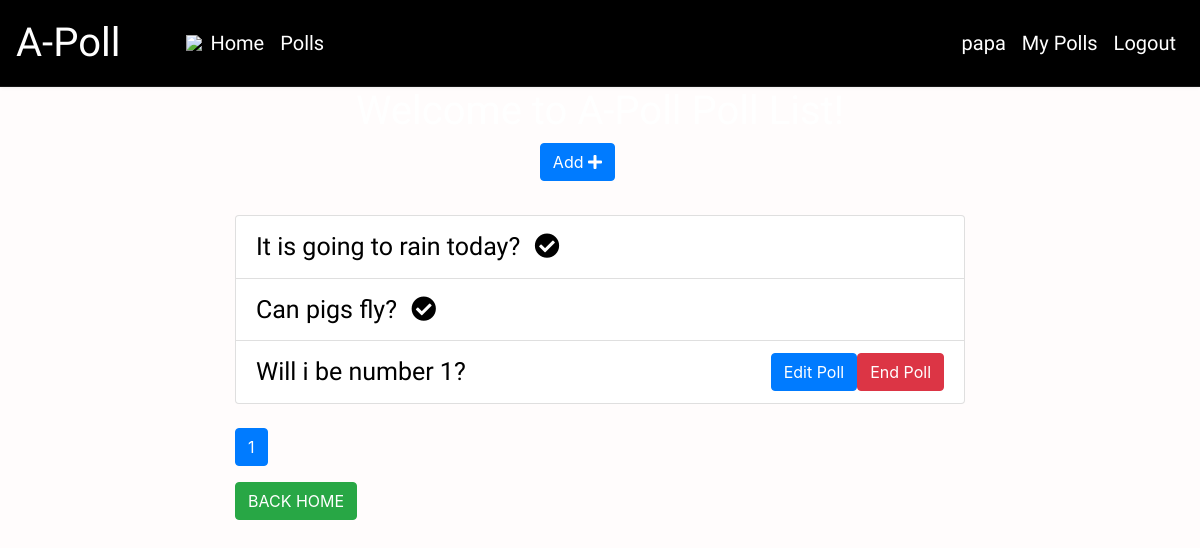
Page /list/ (signed in) on the earlier database version.
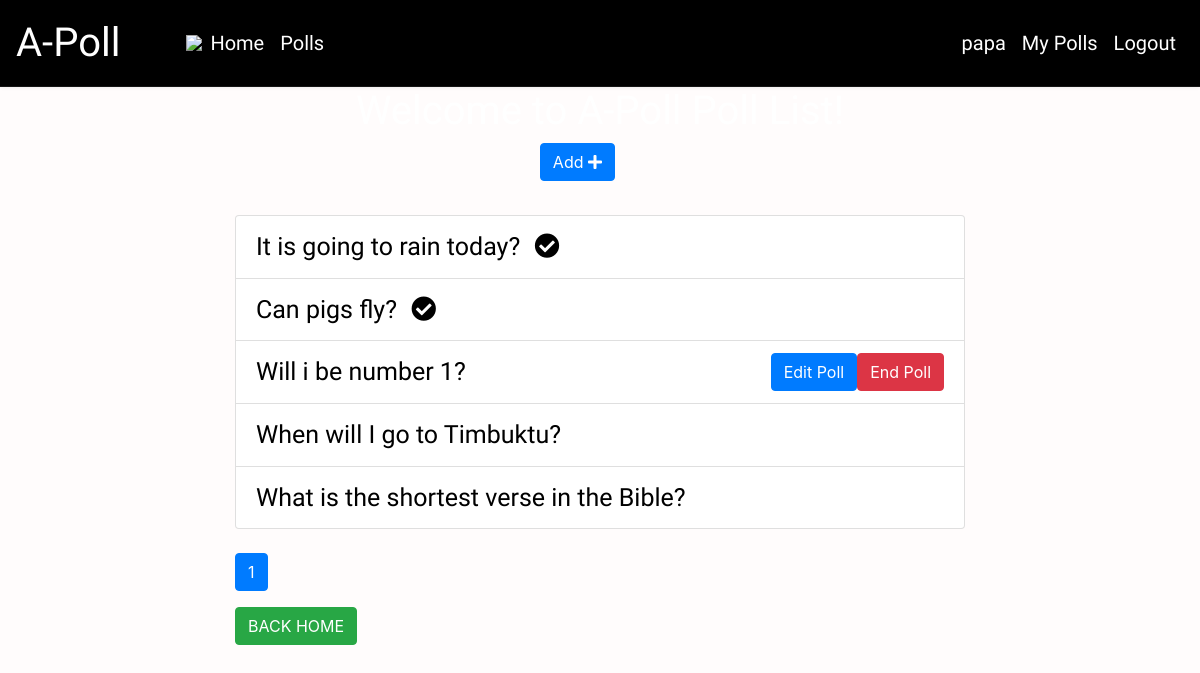
Same page on the later database version.
### online/models.py (models this page shows, shortened)
class Poll(models.Model):
    owner = models.ForeignKey(User, on_delete=models.CASCADE)
    description = models.TextField()
    pub_date = models.DateTimeField(default=timezone.now)
    active = models.BooleanField(default=True)

### online/views.py (the view)
# urls.py: path('list/', views.polls_list, name='list'),
@login_required(login_url='/accounts/login/')
def polls_list(request):
    all_polls = Poll.objects.all()
    search_term = ''
    if 'name' in request.GET:
        all_polls = all_polls.order_by('description')
    if 'date' in request.GET:
        all_polls = all_polls.order_by('pub_date')
    if 'vote' in request.GET:
        all_polls = all_polls.annotate(Count('vote')).order_by('vote__count')
    if 'search' in request.GET:
        search_term = request.GET['search']
        all_polls = all_polls.filter(text__icontains=search_term)
    paginator = Paginator(all_polls, 6)
    page = request.GET.get('page')
    polls = paginator.get_page(page)
    get_dict_copy = request.GET.copy()
    context = {
        'polls': polls,
        'search_term': search_term,
    }
    return render(request, 'poll_list.html', context)

### online/templates/poll_list.html (shortened to what this page needs)
{% extends 'base.html' %}
{% block content %}
<body style=" background-image: url('https://images.unsplash.com/photo-1604065626882-47c3093bec11?ixlib=rb-1.2.1&ixid=MnwxMjA3fDB8MHxzZWFyY2h8MTF8fHZvdGV8ZW58MHx8MHx8&auto=format&fit=crop&w=500&q=60');
    background-size: cover;
    background-repeat:  no-repeat;
    ">
    <div class="container">
        <div class="row">
            <div class="col-md-8 offset-sm-2">
                <h1 style="text-align: center; font-family: 'Special Elite', cursive;">Welcome to A-Poll Poll List!</h1>
                <a class="btn btn-primary mb-3 float-right" style="margin-right: 350px;" href="{% url 'add' %}" role="button" style="font-family: 'Special Elite', cursive;">Add <i
                    class="fas fa-plus"></i></a>
                <br>
                <br>
                <br>
                <ul class="list-group">
                    {% for poll in polls %}
                    <li class="list-group-item"><a href="{% url 'detail' poll.id %}" style="color: black; font-size: 25px; font-family: 'Special Elite', cursive">{{ poll.description}}
                            {% if not poll.active%}
                            <i class="fas fa-check-circle ml-2"></i>
                            {% endif %}
                        </a>
                        {% if request.user == poll.owner %}
                        {% if poll.active %}
                        <a href="{% url 'end_poll' poll.id %}" class="btn btn-danger float-right" onclick="return confirm('Are you sure ?')">End Poll</a>
                        {% endif %}
                        <a href="{% url 'edit' poll.id %}"  class="btn btn-primary float-right">Edit Poll</a>
                        {% endif %}
                    </li>
                    {% endfor %}
                </ul>
                <nav class="mt-4">
                    <ul class="pagination">
                        <li class="page-item active"><a class="page-link" href="">{{ polls.number }}</a></li>
                    </ul>
                </nav>
                <a class=" mx-auto btn btn-md btn-success mx-auto" href="/">
                    BACK HOME
                </a>
            </div>
        </div>
    </div>
    {% endblock content %}

### online/templates/base.html (shortened to what this page needs)
{% load static %}
<!DOCTYPE html>
<html lang="en">
<head>
    <link rel="stylesheet" href="https://maxcdn.bootstrapcdn.com/bootstrap/4.0.0/css/bootstrap.min.css"
>
    <link rel="stylesheet" href="https://use.fontawesome.com/releases/v5.6.3/css/all.css"
>
    <link rel="stylesheet" href="https://cdnjs.cloudflare.com/ajax/libs/twitter-bootstrap/4.1.3/css/bootstrap.min.css">
    <link rel="stylesheet" href="https://cdnjs.cloudflare.com/ajax/libs/ionicons/2.0.1/css/ionicons.min.css">
    <link rel="stylesheet" href="assets/css/style.css">
</head>
<body>
    {% include 'navbar.html' %}
    {% block content %}
    {% endblock content %}
</body>
</html>

### online/templates/navbar.html (shortened to what this page needs)
<!DOCTYPE html>
<html lang="en">
<head>
</head>
<body>
<nav class="navbar navbar-expand-sm ">
    <a class="navbar-brand" href="#" style="font-size: 40px; font-family: 'Special Elite', cursive; ">A-Poll</a>
    <img src="https://img.icons8.com/emoji/52/000000/ballot-box-with-ballot.png"/>
    <div id="navbarCollapse" class="collapse navbar-collapse">
        <ul class=" nav navbar-nav">
            <li class="nav-item ">
                <a class="nav-link" href="{% url 'index' %}" style="color:white; font-family: 'Special Elite', cursive; font-size: 20px;">Home <span class="sr-only">(current)</span></a>
            </li>
            {% if request.user.is_authenticated %}
            <li class="nav-item">
                <a class="nav-link" href="{% url 'list' %}" style="color:white; font-family: 'Special Elite', cursive; font-size: 20px;">Polls</a>
            </li>
            {% endif %}
        </ul>
        <div class="navbar-nav ml-auto">
            {% if request.user.is_authenticated %}
            <li><a class="nav-link" href="{% url 'profile' %}" style="color: white; font-family: 'Special Elite', cursive; font-size: 20px;">{{user.username}}</a></li>
            <a class="nav-link" href="{% url 'list_by_user' %} " style="color: white; font-family: 'Special Elite', cursive; font-size: 20px;">My Polls</a>
            <a class="nav-link" href="{% url 'logout' %}" style="color: white; font-family: 'Special Elite', cursive; font-size: 20px;">Logout</a>
            {% else %}
            <a class="nav-link" href="{% url 'login' %}" style="color: white; font-family: 'Special Elite', cursive;">Login</a>
            <a class="nav-link" href="{% url 'register' %}" style="color: white; font-family: 'Special Elite', cursive;">Register</a>
            {% endif %}
        </div>
    </div>
</nav>
</body>

### static/css/style.css (style rules this page uses)
html, body { height:100%; padding: 0; margin: 0; color: white; }
body { background: rgba(0, 0, 0, 0.466); }

### online/templates/navbar.html (style rules this page uses)
body { background: #fffcfc; }
.navbar { background: rgb(0, 0, 0); padding-left: 16px; padding-right: 16px; border-bottom: 1px solid #161616; box-shadow: 0 0 4px rgba(27, 27, 27, 0.1); }
.navbar .navbar-brand { color: rgb(255, 255, 255); padding-left: 0; font-size: 20px; padding-right: 50px; }

Differences in the rows shown:
added Poll: description "When will I go to Timbuktu?"
added Poll: description "What is the shortest verse in the Bible?"
